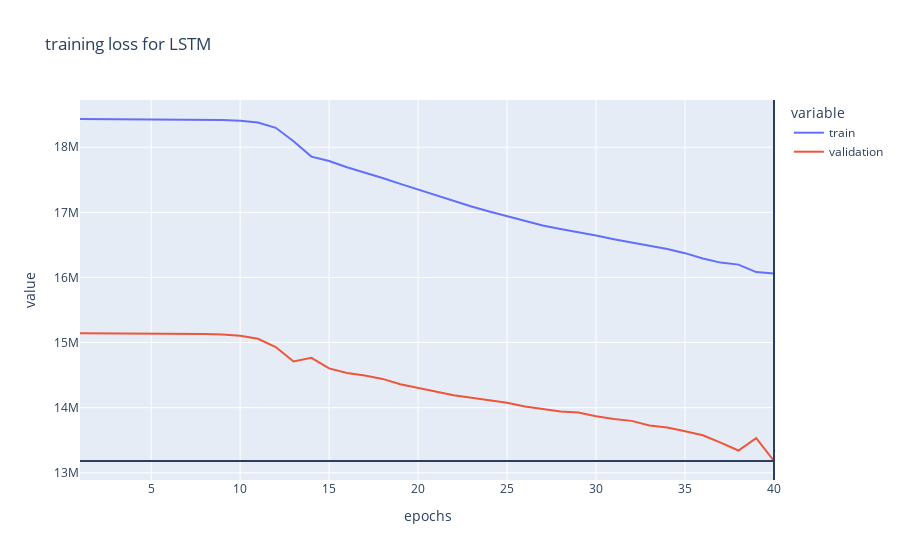

Notebook code cell kept with this figure:
### Code cell
plot(model,
     config,
     loss_training, 
     loss_validation, 
     "LSTM", 
     show = True)

### Figure 1 — Plotly figure (JSON) as saved in the notebook; plotly's stock layout.template omitted (floating-point values rounded to 4 significant figures)
{"data": [{"hovertemplate": "variable=train<br>epochs=%{x}<br>value=%{y}<extra></extra>", "legendgroup": "train", "line": {"color": "#636efa", "dash": "solid"}, "marker": {"symbol": "circle"}, "mode": "lines", "name": "train", "orientation": "v", "showlegend": true, "type": "scatter", "x": [1, 2, 3, 4, 5, 6, 7, 8, 9, 10, 11, 12, 13, 14, 15, 16, 17, 18, 19, 20, 21, 22, 23, 24, 25, 26, 27, 28, 29, 30, 31, 32, 33, 34, 35, 36, 37, 38, 39, 40], "xaxis": "x", "y": [18430000.0, 18430000.0, 18433580, 18430000.0, 18430000.0, 18430000.0, 18430000.0, 18426444, 18420000.0, 18410000.0, 18380000.0, 18300000.0, 18090000.0, 17856596, 17790000.0, 17690000.0, 17610000.0, 17530000.0, 17440000.0, 17349637, 17260000.0, 17175469, 17090000.0, 17014336, 16940000.0, 16880000.0, 16799618, 16750000.0, 16700359, 16640000.0, 16590000.0, 16540000.0, 16480000.0, 16440000.0, 16370000.0, 16290000.0, 16230000.0, 16200000.0, 16080000.0, 16060000.0], "yaxis": "y"}, {"hovertemplate": "variable=validation<br>epochs=%{x}<br>value=%{y}<extra></extra>", "legendgroup": "validation", "line": {"color": "#EF553B", "dash": "solid"}, "marker": {"symbol": "circle"}, "mode": "lines", "name": "validation", "orientation": "v", "showlegend": true, "type": "scatter", "x": [1, 2, 3, 4, 5, 6, 7, 8, 9, 10, 11, 12, 13, 14, 15, 16, 17, 18, 19, 20, 21, 22, 23, 24, 25, 26, 27, 28, 29, 30, 31, 32, 33, 34, 35, 36, 37, 38, 39, 40], "xaxis": "x", "y": [15141727, 15141274, 15140751, 15140098, 15139210, 15137889, 15135722, 15131834, 15124134, 15106418, 15059071, 14931091, 14709078, 14765244, 14602952, 14533550, 14492874, 14441862, 14359182, 14304802, 14257341, 14191886, 14153457, 14111262, 14075239, 14018306, 13984304, 13940008, 13925656, 13868228, 13825718, 13796994, 13727644, 13696305, 13637430, 13575339, 13463314, 13341906, 13531300, 13180522], "yaxis": "y"}], "layout": {"autosize": true, "legend": {"title": {"text": "variable"}, "tracegroupgap": 0}, "shapes": [{"type": "line", "x0": 40, "x1": 40, "xref": "x", "y0": 0, "y1": 1, "yref": "y domain"}, {"type": "line", "x0": 0, "x1": 1, "xref": "x domain", "y0": 13180522, "y1": 13180522, "yref": "y"}], "title": {"text": "training loss for LSTM"}, "xaxis": {"anchor": "y", "autorange": true, "domain": [0, 1], "range": [1, 40.05], "title": {"text": "epochs"}, "type": "linear"}, "yaxis": {"anchor": "x", "autorange": true, "domain": [0, 1], "range": [12890000.0, 18730000.0], "title": {"text": "value"}, "type": "linear"}}}
